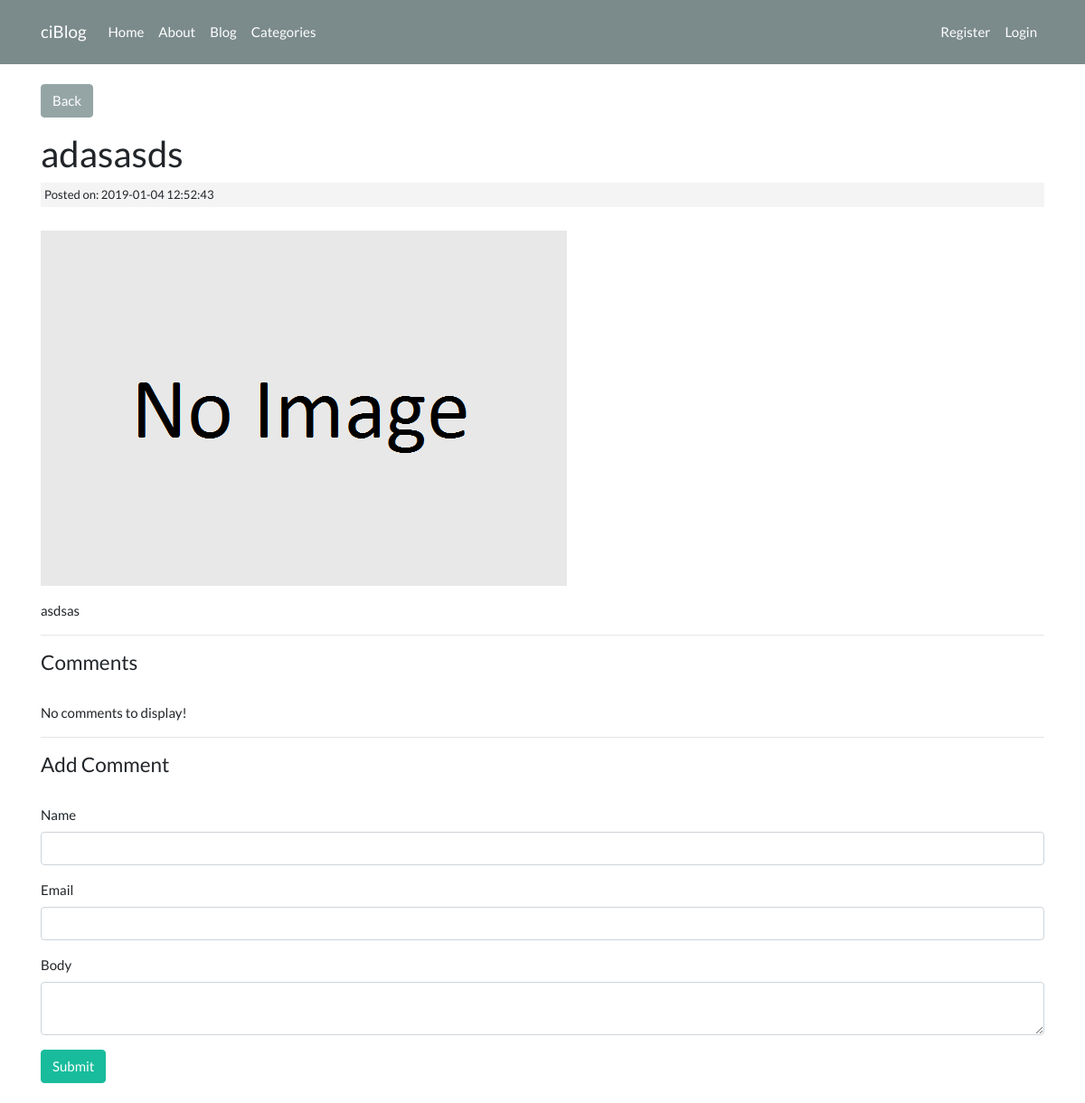
The app's page /posts/adasasds with its own data.
### tables this page shows
CREATE TABLE `posts` (
  `id` int(11) NOT NULL,
  `category_id` int(11) NOT NULL,
  `user_id` int(11) NOT NULL,
  `title` varchar(255) NOT NULL,
  `slug` varchar(255) NOT NULL,
  `body` text NOT NULL,
  `post_image` varchar(255) NOT NULL,
  `created_at` timestamp NOT NULL DEFAULT CURRENT_TIMESTAMP
);

### application/controllers/Posts.php (called while the page is built, shortened)
<?php
class Posts extends CI_Controller {
	public function view($slug = NULL) {
		$data['post'] = $this->post_model->get_posts($slug);
		$post_id = $data['post']['id'];
		$data['comments'] = $this->comment_model->get_comments($post_id);
		$this->load->view('templates/header');
		$this->load->view('posts/view', $data);
		$this->load->view('templates/footer');
	}
}

### index.php (called while the page is built, shortened)
<?php
require_once BASEPATH.'core/CodeIgniter.php';

### application/models/Post_model.php (called while the page is built, shortened)
<?php
class Post_model extends CI_Model {
	public function get_posts($slug = FALSE, $limit = FALSE, $offset = FALSE) {
		if($slug === FALSE) {
			$this->db->order_by('posts.created_at', 'DESC');
			$this->db->join('categories', 'categories.id = posts.category_id');
			$query = $this->db->get('posts');
			return $query->result_array();
		}
		else {
			$query = $this->db->get_where('posts', array('slug' => $slug));
			return $query->row_array();
		}
	}
}

### application/views/posts/view.php (the view, shortened to what this page needs)
<p><a class="btn btn-secondary" href="<?php echo base_url('posts'); ?>">Back</a></p>
<h2><?php echo $post['title']; ?></h2>
<small class="post-date">Posted on: <?php echo $post['created_at']; ?></small>
<br/>
<p><img src="<?php echo base_url('assets/images/posts/') . $post['post_image']; ?>"></p>
<div class="post-body">
	<p><?php echo $post['body']; ?></p>
</div>
<hr />
<h4>Comments</h4><br/>
<?php if($comments): ?>
	<?php foreach($comments as $comment): ?>
		<div class="breadcrumb">
			<?php echo $comment['body']; ?> by &nbsp; <strong><?php echo $comment['name']; ?></strong>
		</div>
	<?php endforeach; ?>
<?php else: ?>
	<p>No comments to display!</p>
<?php endif; ?>
<hr />
<h4>Add Comment</h4><br/>
<?php echo form_open('comments/create/' . $post['id']); ?>
	<div class="form-group">
		<label>Name</label>
		<input type="text" name="name" class="form-control">
	</div>
	<div class="form-group">
		<label>Email</label>
		<input type="text" name="email" class="form-control">
	</div>
	<div class="form-group">
		<label>Body</label>
		<textarea name="body" class="form-control"></textarea>
	</div>
	<button type="submit" class="btn btn-success">Submit</button>
<?php echo form_close(); ?>
<br/>

### assets/css/style.css (style rules this page uses)
.post-date { background: #f4f4f4; padding: 4px; margin: 3px 0; display: block; }

### records on screen
posts: title "adasasds", created_at "2019-01-04 12:52:43", post_image (placeholder picture), body "asdsas"
